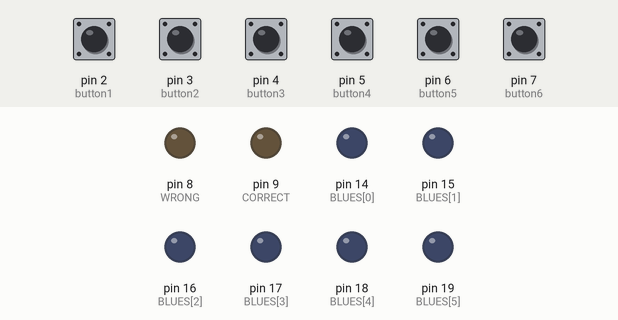
This sketch was run on a simulated Arduino Uno, built with avr-gcc and run on an emulated ATmega328P. On the bench: output pins drawn as LEDs (lit = HIGH). The test bench sets the inputs (shaded band); at power-on: pin 2 (button1), pin 3 (button2), pin 4 (button3), pin 5 (button4), pin 6 (button5), pin 7 (button6) HIGH. What the sketch prints to the serial monitor is not drawn.

Above: at 1.2 s.
1.3 s: pin 2 (button1) pulled LOW for 0.15 s
At 2.5 s:
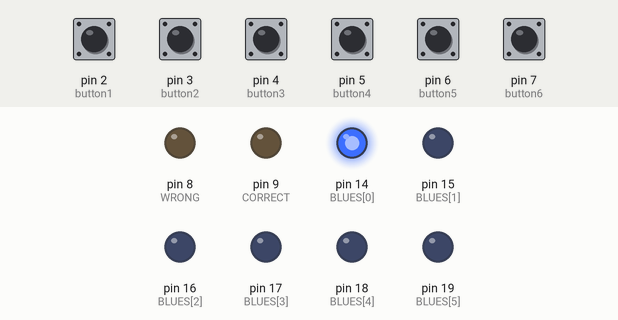
2.9 s: pin 3 (button2) pulled LOW for 0.15 s
At 4.0 s:
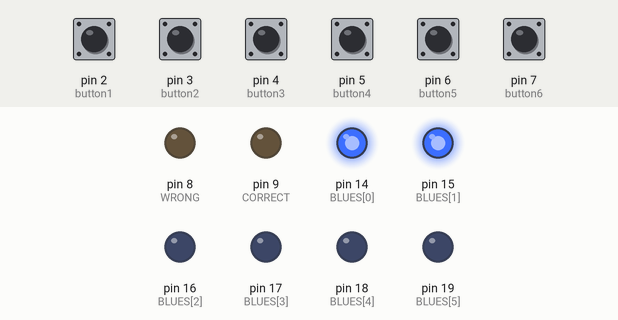
4.5 s: pin 4 (button3) pulled LOW for 1 s
At 6.1 s:
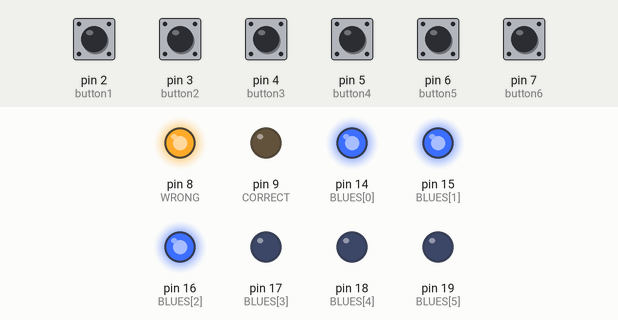
7.8 s: pin 5 (button4) pulled LOW for 0.15 s
At 8.9 s:
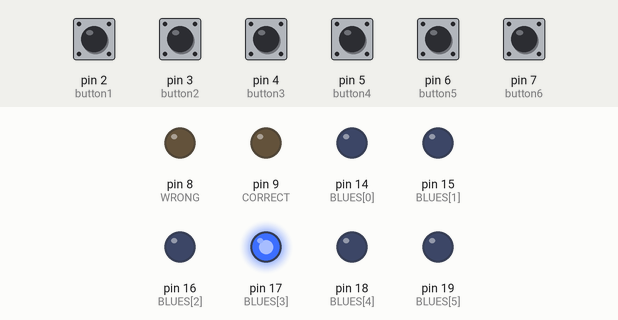
9.4 s: pin 6 (button5) pulled LOW for 0.15 s
At 10.1 s:
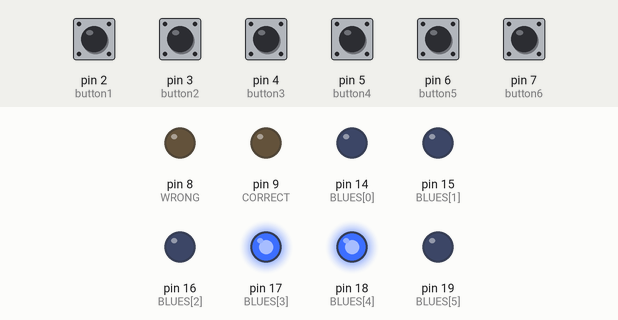
11.0 s: pin 7 (button6) pulled LOW for 0.15 s
At 11.3 s:
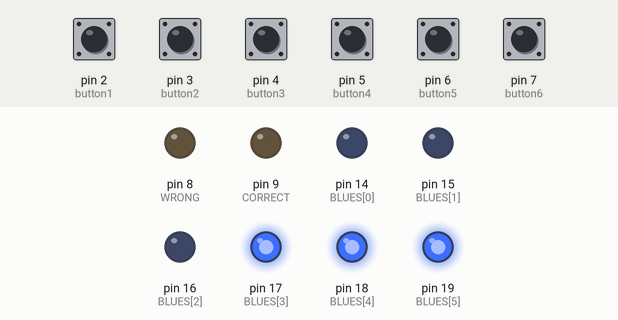
Timing chart, 0 to 13.6 s (numbered marks = the images above; inputs shaded):
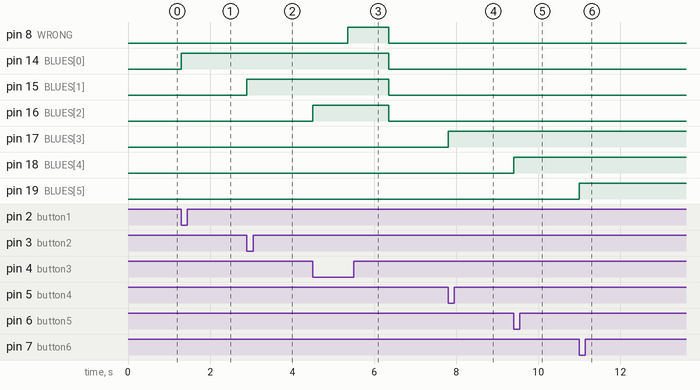

The sketch:

combinationLock.ino
```cpp
const int button1 = 2;
const int button2 = 3;
const int button3 = 4;
const int button4 = 5;
const int button5 = 6;
const int button6 = 7;

const int BLUES[] = {14,15,16,17,18,19};

const int WRONG = 8;
const int CORRECT = 9;

int PASSWORD[] = {1,2,3,4,5,6};
int ATTEMPTED[7];


void check6(int button)
{
  digitalWrite(BLUES[button-1],HIGH);
  if (ATTEMPTED[5] == 0)
  {
    ATTEMPTED[5] = button;
    delay(100);
    check();
  }
}

void check5(int button)
{
  digitalWrite(BLUES[button-1],HIGH);
  if (ATTEMPTED[4] != 0)
    check6(button);

  else if (ATTEMPTED[4] == 0)
    ATTEMPTED[4] = button;
}

void check4(int button)
{
  digitalWrite(BLUES[button-1],HIGH);
  if (ATTEMPTED[3] != 0)
    check5(button);

  else if (ATTEMPTED[3] == 0)
    ATTEMPTED[3] = button;
}

void check3(int button)
{
  digitalWrite(BLUES[button-1],HIGH);
  if (ATTEMPTED[2] != 0)
    check4(button);

  else if (ATTEMPTED[2] == 0)
    ATTEMPTED[2] = button;
}

void check2(int button)
{
  digitalWrite(BLUES[button-1],HIGH);
  if (ATTEMPTED[1] != 0)
    check3(button);

  else if(ATTEMPTED[1] == 0)
    ATTEMPTED[1] = button;
}

void check1(int button)
{
  digitalWrite(BLUES[button-1],HIGH);
  if (ATTEMPTED[0] != 0)
    check2(button);

  else if(ATTEMPTED[0] == 0)
    ATTEMPTED[0] = button;

}


void setup()
{
  Serial.begin(9600);

  pinMode(button1, INPUT_PULLUP);
  pinMode(button2, INPUT_PULLUP);
  pinMode(button3, INPUT_PULLUP);
  pinMode(button4, INPUT_PULLUP);
  pinMode(button5, INPUT_PULLUP);
  pinMode(button6, INPUT_PULLUP);

  pinMode(WRONG, OUTPUT);
  pinMode(CORRECT, OUTPUT);

  digitalWrite(WRONG, LOW);
  for (int i = 0; i < 6;i++)
  {
    Serial.println(PASSWORD[i]);
    Serial.println(ATTEMPTED[i]);
    pinMode(BLUES[i],OUTPUT);
  }
}


void loop()
{
  if (digitalRead(button1) == LOW)
  {
    check1(1);
    delay(250);
  }

  else if (digitalRead(button2) == LOW)
  {
    check1(2);
    delay(250);
  }

  else if (digitalRead(button3) == LOW)
  {
    check1(3);
    delay(250);
  }

  else if (digitalRead(button4) == LOW)
  {
    check1(4);
    delay(250);
  }

  else if (digitalRead(button5) == LOW)
  {
    check1(5);
    delay(250);
  }

  else if (digitalRead(button6) == LOW)
  {
    check1(6);
    delay(250);
  }
}


void check()
{
  if ((ATTEMPTED[0]==PASSWORD[0]) && (ATTEMPTED[1]==PASSWORD[1]) && (ATTEMPTED[2]==PASSWORD[2]) && (ATTEMPTED[3]==PASSWORD[3]) && (ATTEMPTED[4]==PASSWORD[4])&& (ATTEMPTED[5]==PASSWORD[5]))
  {
    digitalWrite(WRONG, LOW);
    digitalWrite(CORRECT, HIGH);
    delay(1000);
    digitalWrite(CORRECT, LOW);
  }

  else
  {
    digitalWrite(WRONG, HIGH);
    delay(1000);
    digitalWrite(WRONG, LOW);
  }

  bluesLow();
}


void bluesLow()
{
  digitalWrite(BLUES[0],LOW);
  digitalWrite(BLUES[1],LOW);
  digitalWrite(BLUES[2],LOW);
  digitalWrite(BLUES[3],LOW);
  digitalWrite(BLUES[4],LOW);
  digitalWrite(BLUES[5],LOW);
}
```

Measured:
- after the input at 1.3 s, pin 14 (BLUES[0]): LOW → HIGH at once
- after the input at 2.9 s, pin 15 (BLUES[1]): LOW → HIGH at once
- after the input at 4.5 s, pin 8 (WRONG): LOW → HIGH after 0.85 s, → LOW 1.0 s later; pin 14 (BLUES[0]), pin 15 (BLUES[1]): HIGH → LOW after 1.9 s; pin 16 (BLUES[2]): LOW → HIGH at once, → LOW 1.9 s later
- after the input at 7.8 s, pin 17 (BLUES[3]): LOW → HIGH at once
- after the input at 9.4 s, pin 18 (BLUES[4]): LOW → HIGH at once
- after the input at 11.0 s, pin 19 (BLUES[5]): LOW → HIGH at once
